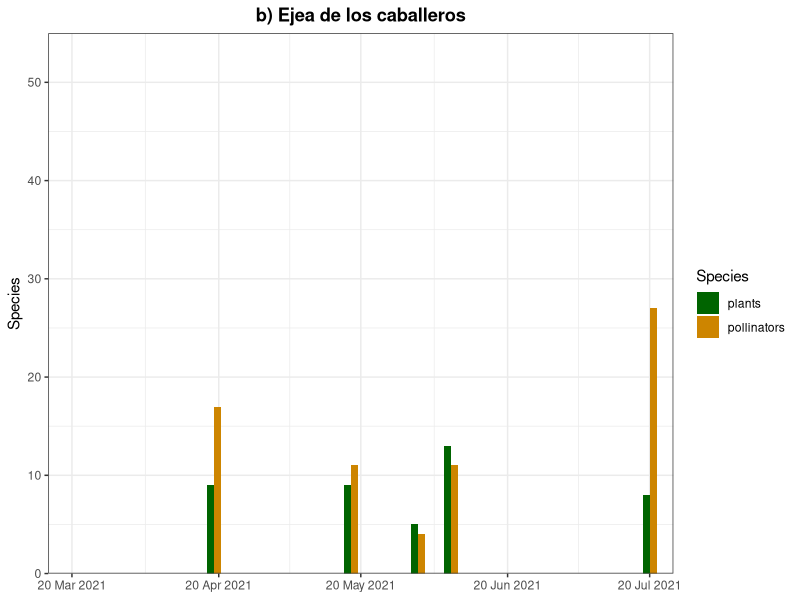
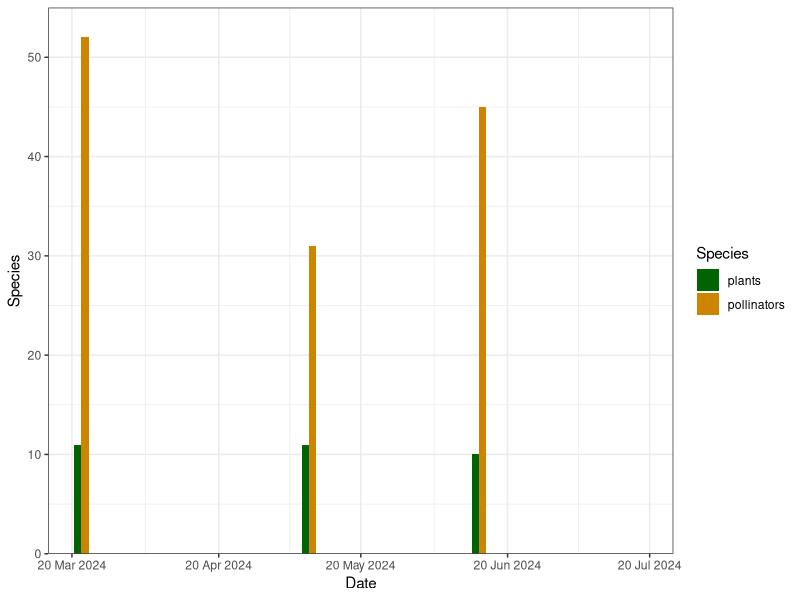
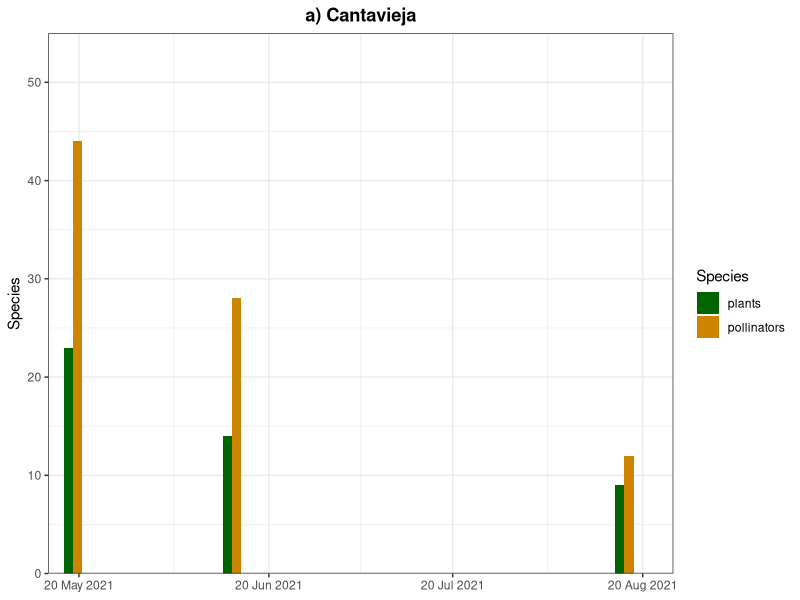
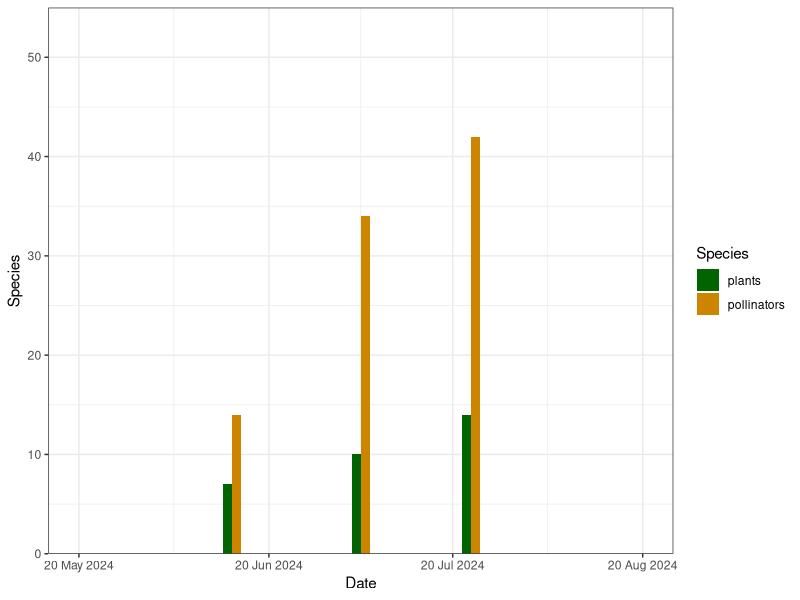

R code for these plots, in order: (Note: this script raises an error after producing the figures.)
#Read data from 2021 and 2024
#First,load libraries
library(dplyr)
library(reshape2)
library(stringr)
library(ggplot2)
#Read data
data_2021 = read.csv("Data/life_polinizadores_2021.csv")
data_2024 = read.csv("Data/life_polinizadores_2024.csv")
#Combine data
all_data = bind_rows(data_2021, data_2024)
#Rename ejea caballeros to only ejea
all_data = all_data %>%
mutate(site_id = if_else(site_id == "ejea caballeros",
                "ejea", site_id))

#Delete leading and trailing spaces in spp names
all_data = all_data %>%
mutate(pollinators = trimws(pollinators)) %>%
mutate(plants = trimws(plants))

#Create a plot of pollinators and plants per date
main_cols = all_data %>%
select(c(site_id,
         day,
         month,
         year,
         plants,
         pollinators)) %>%
mutate(date = as.Date(paste(year, month, day, sep = "-"),
  format = "%Y-%m-%d"))

#Count plant and pollinator species by date and site
spp_date = main_cols %>%
group_by(date, site_id, year) %>%
summarise(plants = n_distinct(plants),
          pollinators = n_distinct(pollinators))

#Subset data by location
library(tidyr)
spp_date_ejea_2021 = spp_date %>%
filter(site_id == "ejea" & year == "2021") %>%
  pivot_longer(cols = c(pollinators, plants),
               names_to = "Species",
               values_to = "count")

spp_date_ejea_2024 = spp_date %>%
filter(site_id == "ejea" & year == "2024") %>%
  pivot_longer(cols = c(pollinators, plants),
               names_to = "Species",
               values_to = "count")

#Plot data by location
library(scales)
p1 = spp_date_ejea_2021 %>%
ggplot(aes(date, count, fill = Species)) +
geom_col(position = "dodge",width=3) +
scale_fill_manual(values = c("darkgreen", "orange3")) +
coord_cartesian(expand = FALSE) +
ylab("Species") +
ylim(0,55) +
theme_bw() +
xlab(NULL) +
ggtitle("b) Ejea de los caballeros") +
theme(plot.title = element_text(hjust = 0.5, face = "bold")) +
scale_x_date(
    limits = as.Date(c("2021-03-15", "2021-07-25")),
    breaks = as.Date(c("2021-03-20","2021-04-20", "2021-05-20",
                       "2021-06-20", "2021-07-20")),
    labels = format(as.Date(c("2021-03-20","2021-04-20", "2021-05-20",
                       "2021-06-20", "2021-07-20")),  "%d %b %Y"))

#Plot data by location
p2 = spp_date_ejea_2024 %>%
ggplot(aes(date, count, fill = Species)) +
geom_col(position = "dodge",width=3) +
scale_fill_manual(values = c("darkgreen", "orange3")) +
coord_cartesian(expand = FALSE) +
ylab("Species") +
ylim(0,55) +
xlab("Date") +
theme_bw()+
scale_x_date(
    limits = as.Date(c("2024-03-15", "2024-07-25")),
    breaks = as.Date(c("2024-03-20","2024-04-20", "2024-05-20",
                       "2024-06-20", "2024-07-20")),
    labels = format(as.Date(c("2024-03-20","2024-04-20", "2024-05-20",
                       "2024-06-20", "2024-07-20")),  "%d %b %Y"))

#Repeat process for cantavieja
spp_date_canta_2021 = spp_date %>%
filter(site_id == "cantavieja" & year == "2021") %>%
  pivot_longer(cols = c(pollinators, plants),
               names_to = "Species",
               values_to = "count")

spp_date_canta_2024 = spp_date %>%
filter(site_id == "cantavieja" & year == "2024") %>%
  pivot_longer(cols = c(pollinators, plants),
               names_to = "Species",
               values_to = "count")

#Plot data by location
library(scales)

p3 = spp_date_canta_2021 %>%
ggplot(aes(date, count, fill = Species)) +
geom_col(position = "dodge",width=3) +
scale_fill_manual(values = c("darkgreen", "orange3")) +
coord_cartesian(expand = FALSE) +
ylab("Species") +
ylim(0,55) +
theme_bw() +
xlab(NULL) +
ggtitle("a) Cantavieja") +
theme(plot.title = element_text(hjust = 0.5, face = "bold")) +
scale_x_date(
    limits = as.Date(c("2021-05-15", "2021-08-25")),
    breaks = as.Date(c("2021-05-20",
                       "2021-06-20", "2021-07-20", "2021-08-20")),
    labels = format(as.Date(c("2021-05-20",
                       "2021-06-20", "2021-07-20",
                       "2021-08-20")),  "%d %b %Y"))
#Plot data by location
p4 = spp_date_canta_2024 %>%
ggplot(aes(date, count, fill = Species)) +
geom_col(position = "dodge",width=3) +
scale_fill_manual(values = c("darkgreen", "orange3")) +
coord_cartesian(expand = FALSE) +
ylab("Species") +
ylim(0,55) +
xlab("Date") +
theme_bw()+
scale_x_date(
    limits = as.Date(c("2024-05-15", "2024-08-25")),
    breaks = as.Date(c("2024-05-20",
                       "2024-06-20", "2024-07-20", "2024-08-20")),
    labels = format(as.Date(c("2024-05-20",
                       "2024-06-20", "2024-07-20",
                       "2024-08-20")),  "%d %b %Y"))

((p3 / p4) | (p1/p2)) + plot_layout(guides = "collect") &
theme(legend.position = "bottom")
